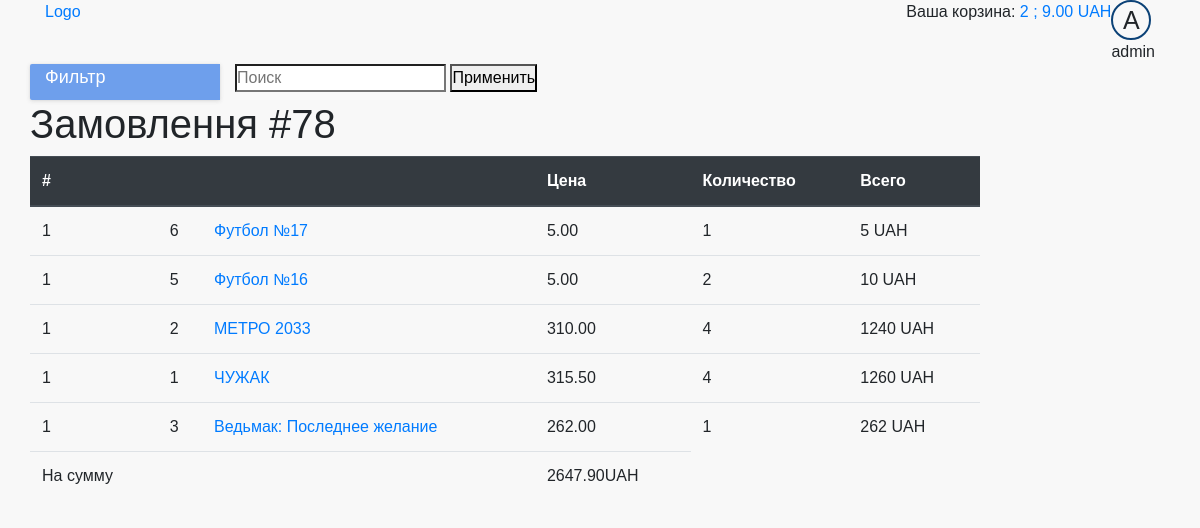
The app's page /orders/order/78 (signed in) with its own data.
### cart/models.py (models this page shows)
class Cart(models.Model):
    user = models.ForeignKey(User, on_delete=models.CASCADE, verbose_name='Пользователь', null=True)
    product = models.ForeignKey(Product, on_delete=models.CASCADE, verbose_name='Товар', null=True)
    quantity = models.IntegerField(verbose_name='Количество', help_text="Количество товара", blank=True, default=0,
                                   null=True)

### store/models.py (models this page shows, shortened)
class Product(models.Model):
    category = models.ForeignKey(Category, on_delete=models.SET_NULL, null=True)
    name = models.CharField(max_length=100, verbose_name='Название', help_text="Enter book name.", blank=True)
    publisher = models.ForeignKey(Publisher, on_delete=models.SET_NULL, null=True)
    price = models.DecimalField(max_digits=10, verbose_name='Цена', decimal_places=2, help_text="Enter price book",
                                validators=[MinValueValidator(1)],
                                blank=True)
    Discounts = models.DecimalField(max_digits=10, verbose_name='Скидка', decimal_places=2, help_text="Enter discounts",
                                    validators=[MinValueValidator(0)],
                                    blank=True)
    image = models.ImageField(upload_to='images/products/', verbose_name='Изображение', blank=True, null=True)
    slug = models.SlugField(max_length=100)
    class Meta:
        ordering = ['-id']
    def get_absolute_url(self):
        if self.category.name == 'Книги':
            return reverse('store:book_detail', kwargs={'slug': self.slug})
        else:
            return reverse('store:magazine_detail', kwargs={'slug': self.slug})
    def get_discount(self):
        category_discount = self.category.categorydiscount_set.get(category=self.category)
        if category_discount.active:
            if category_discount.discount > self.Discounts:
                return category_discount.discount
            else:
                return self.Discounts
        else:
            return self.Discounts
    def get_discounted_price(self):
        discount = self.get_discount()
        if discount > 0:
            price = self.price - (self.price * (discount / 100))
            return round(price, 2)
        if discount == 0:
            return self.price

class Category(models.Model):
    name = models.CharField(max_length=50, verbose_name='Категория товару', help_text="Enter product category.",
                            blank=True)
    slug = models.SlugField(max_length=100)

class CategoryDiscount(models.Model):
    category = models.ForeignKey(Category, on_delete=models.SET_NULL, null=True)
    discount = models.DecimalField(max_digits=10, verbose_name='Скидка', decimal_places=2, help_text="Enter discounts",
                                   validators=[MinValueValidator(0)],
                                   blank=True)
    active = models.BooleanField(default=False, verbose_name='активация скидки')

### orders/models.py (models this page shows, shortened)
class Purchase(models.Model):
    order = models.ForeignKey(Order, on_delete=models.CASCADE, verbose_name='Заказ', null=True)
    product = models.ForeignKey(Product, on_delete=models.CASCADE, verbose_name='Товар', null=True)
    price = models.DecimalField(max_digits=10, verbose_name='Цена', decimal_places=2, help_text="Enter price book",
                                blank=True)
    quantity = models.IntegerField(verbose_name='Количество', help_text="Количество товара", blank=True, default=0,
                                   null=True)
    purchase_date = models.DateTimeField('Дата покупки', auto_now=True)

### orders/views.py (the view)
# urls.py: path('order/<int:order_id>', views.OrdersDetailView.as_view(), name='order_detail'),
class OrdersDetailView(LoginRequiredMixin, View):
    def get(self, request, order_id):
        user = User.objects.get(username=request.user)
        order = Order.objects.get(id=order_id)
        if request.user.is_authenticated:
            if user.email == order.email:
                purchase = Purchase.objects.filter(order=order_id)
                total_price = get_total_price(purchase)
                return render(request, 'orders/orders_detail.html',
                              context={'order_id': order_id, 'purchase': purchase, 'total_price': total_price})
            else:
                return redirect('order:orders_list')

### cart/cart.py (called while the page is built)
    def __len__(self):
        return self.cart.__len__()

    def get_total_price(self):
        return self.cart.get_total_price()

### cart/cart_in_model.py (called while the page is built)
    def __len__(self):
        quantity = Cart.objects.filter(user=self.user).aggregate(Sum('quantity'))
        return quantity['quantity__sum']

    def get_total_price(self):
        return sum((item.product.get_discounted_price() * item.quantity for item in
                    Cart.objects.filter(user=self.user)))

### cart/context_processors.py (called while the page is built)
def cart(request):
    return {'cart_info': CartManager(request)}

### orders/orders.py (called while the page is built)
def get_total_price(purchase):
    return sum((item.product.get_discounted_price() * item.quantity for item in
                purchase))

### orders/templates/orders/orders_detail.html (shortened to what this page needs)
{% extends "base_generic.html" %}
{% block content %}
  <h1>Замовлення #{{ order_id }}</h1>
  <table class="table">
    <thead class="thead-dark">
    <tr>
      <th scope="col">#</th>
      <th scope="col"></th>
      <th scope="col"></th>
      <th scope="col">Цена</th>
      <th scope="col">Количество</th>
      <th scope="col">Всего</th>
    </tr>
    </thead>
    <tbody>
    {% for item in purchase %}
      <tr>
        <td>1</td>
        <td>{{ item.product.id }}</td>
        <td><a href={{ item.product.get_absolute_url }}>{{ item.product.name }}</a></td>
        <td>{{ item.product.price }}</td>
        <td>{{ item.quantity }}</td>
        <td class="num">{% widthratio item.quantity 1 item.product.price %} UAH</td>
      </tr>
    {% endfor %}
    <tr class="total">
      <td class="num">На сумму</td>
      <td colspan="2"></td>
      <td class="num">{{ total_price }}UAH</td>
    </tr>
    </tbody>
  </table>
{% endblock %}

### store/templates/base_generic.html (shortened to what this page needs)
<!DOCTYPE html>
<html lang="en">
<head>
  {% load static %}
  <link rel="stylesheet" href="https://stackpath.bootstrapcdn.com/bootstrap/4.3.1/css/bootstrap.min.css"
>
  <link rel="stylesheet" type="text/css" href="{% static 'store/style.css' %}"/>
</head>
<body>
<header>
  <div class="container">
    <div class="header-top-line">
      <div class="row">
        <div class="col-6"><a href="{% url 'store:index' %}">Logo</a></div>
        <div class="col-6 login-menu">
          <div class="cart">
            {% with total_items=cart_info|length %}
              {% if cart_info|length > 0 %}
                Ваша корзина:
                <a href="{% url "cart:cart_detail" %}">
                  <span id="cart_quantity">{{ total_items }} </span>;
                  <span class="cart_total_price"> {{ cart_info.get_total_price }} </span> UAH
                </a>
              {% else %}
                Ваша корзина пуста.
              {% endif %}
            {% endwith %}
          </div>
          {% if user.is_authenticated %}
            <div id="dropdown-menu" class="avatar">
              <div class="avatar__image">
                {{ user.get_username|first|upper }}
              </div>
              {{ user.get_username }}
            </div>
          {% else %}
            <div><a href="{% url 'login' %}?next={{ request.path }}">Войти</a></div>
            <div><a href="{% url 'profile:sign_up' %}?next={{ request.path }}">Регистрация</a></div>
          {% endif %}
        </div>
      </div>
    </div>
    <div class="header-bottom-line">
      <div class="row">
        <div class="col-12 col-md-3 col-xl-2 header-dropdown-menu">
          <span>Фильтр</span>
        </div>
        <div class="col-12 col-md-7 col-xl-10 search-line">
          <form action="{% url "store:search" %}" method="get" class="search-form">
            <label class="">
              <input id="search" class="search-form__input" type="search" name="q" placeholder="Поиск">
            </label>
            <button class="search-form__button" type="submit" value="apply">Применить</button>
          </form>
        </div>
      </div>
    </div>
  </div>
</header>
<div class="container">
  <div class="row">
    <div class="{% if is_shown_by_default %}col-12 {% else %} col-12 col-md-9 col-xl-10 center-wrapper {% endif %}">
      {% block content %}
      {% endblock %}
    </div>
  </div>
</div>
</body>
</html>

### static/store/style.css (style rules this page uses)
* { margin: 0; padding: 0; }
body { background-color: #f8f8f8 !important; font-family: 'Fira Sans', sans-serif; }
header { z-index: 2; position: relative; }
.avatar__image { width: 40px; height: 40px; border: 2px solid #0c4277; border-radius: 50%; overflow: hidden; text-align: center; font-size: 25px; }
.login-menu { display: flex; justify-content: flex-end; }
.header-dropdown-menu { background-color: #6e9fec; border-radius: 2px 0 0 2px; box-shadow: 0 0 2px 0 rgba(51, 51, 51, .05), 0 1px 4px 0 rgba(51, 51, 51, .15); font-size: 18px; color: #fff; }
#dropdown-menu { width: auto; }
.search-line { display: block; }
.center-wrapper { display: block; position: relative; padding: 0; }

### records on screen
Purchase: product.id "6", product.name "Футбол №17", product.price "5.00", quantity "1", quantity+product "5"
Purchase: product.id "5", product.name "Футбол №16", product.price "5.00", quantity "2", quantity+product "10"
Purchase: product.id "2", product.name "МЕТРО 2033", product.price "310.00", quantity "4", quantity+product "1240"
Purchase: product.id "1", product.name "ЧУЖАК", product.price "315.50", quantity "4", quantity+product "1260"
Purchase: product.id "3", product.name "Ведьмак: Последнее желание", product.price "262.00", quantity "1", quantity+product "262"

### other values on screen
{{ total_items }} "2"
{{ cart_info.get_total_price }} "9.00"
{{ user.get_username|first|upper }} "A"
{{ user.get_username }} "admin"
{{ order_id }} "78"
{{ total_price }} "2647.90"
